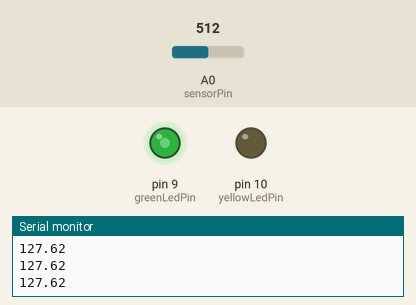
A sketch run on a simulated Arduino Uno, built with avr-gcc and run on an emulated ATmega328P. On the bench: output pins drawn as LEDs (lit = HIGH), the last lines printed to the serial monitor. Inputs (shaded band) come from the test bench; at power-on: A0 (sensorPin) = 512.

Above: at 1.2 s.
1.3 s: A0 (sensorPin) set to 716
At 2.5 s:
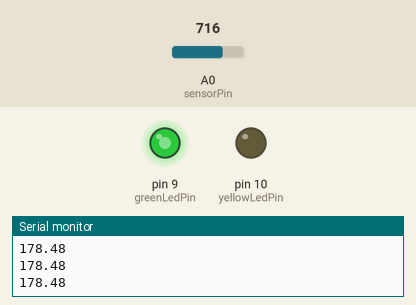
2.8 s: A0 (sensorPin) set to 900
At 4.0 s:
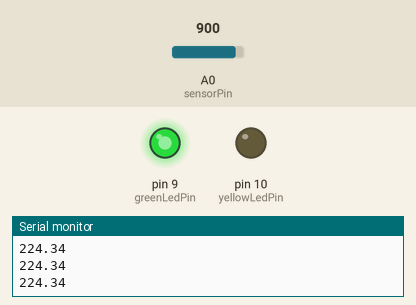
4.3 s: A0 (sensorPin) set to 122
At 5.5 s:
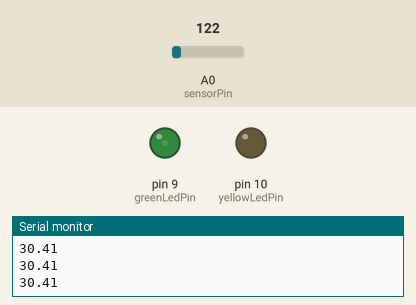
5.8 s: A0 (sensorPin) set to 0
At 6.9 s:
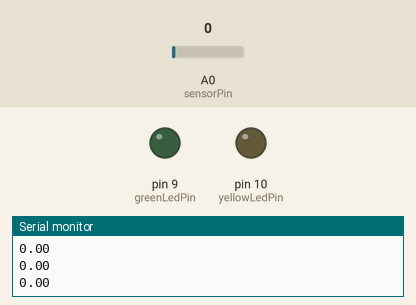
7.3 s: A0 (sensorPin) set to 511
At 8.3 s:
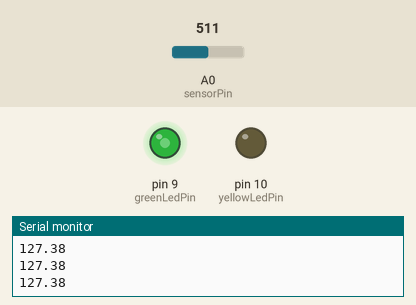
Timing chart, 0 to 9.8 s (numbered marks = the images above; inputs shaded):
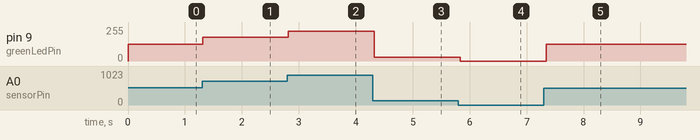

The sketch:

12e.ino
```cpp
float sensorValue = 0;
int sensorPin = A0;
int greenLedPin = 9;
int yellowLedPin = 10;

void setup() {
  Serial.begin(9600);
  pinMode(sensorPin, INPUT);
  pinMode(greenLedPin, OUTPUT);
  pinMode(yellowLedPin, OUTPUT);
}

void loop() {
sensorValue = analogRead(sensorPin); // Read the value/current on the sensor pin and
sensorValue = (sensorValue/1023)*255; // Rescale the sensor's value.

analogWrite(greenLedPin, sensorValue);// Send power to LED
Serial.println(sensorValue); // Print the sensorValue to the serial
delay(100); // Wait 0.1 seconds
}
```

Measured:
- after the input at 1.3 s, pin 9 (greenLedPin): 127/255 → 178/255 at once
- after the input at 2.8 s, pin 9 (greenLedPin): 178/255 → 224/255 at once
- after the input at 4.3 s, pin 9 (greenLedPin): 224/255 → 30/255 at once
- after the input at 5.8 s, pin 9 (greenLedPin): 30/255 → 0/255 at once
- after the input at 7.3 s, pin 9 (greenLedPin): 0/255 → 127/255 at once
